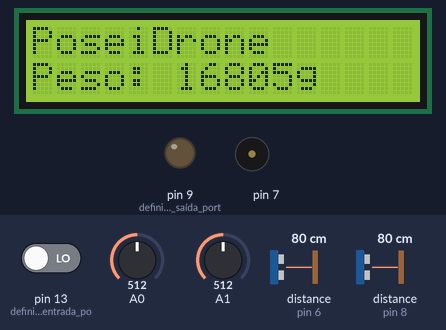
Recording of a sketch running on a simulated Arduino Uno, built with avr-gcc and run on an emulated ATmega328P. On the bench: 16×2 character LCD, output pins drawn as LEDs (lit = HIGH), buzzer (waves = sounding). The test bench sets the inputs (shaded band); at power-on: distance to the obstacle (sensors on pin 8, pin 6) 80 cm, pin 13 (definindo_como_entrada_po) LOW, A1 = 512, A0 = 512. The echo pulse lasts 58.3 µs per cm; what the sketch prints to the serial monitor is not drawn.

Above: at 1.6 s.
1.7 s: distance to the obstacle (sensor on pin 8) set to 42 cm
At 7.3 s:
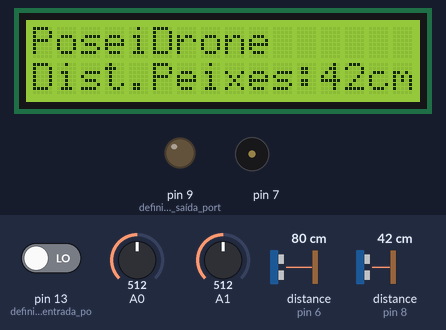
12.5 s: distance to the obstacle (sensor on pin 8) set to 34 cm
23.6 s: distance to the obstacle (sensor on pin 6) set to 2 cm
At 33.4 s:
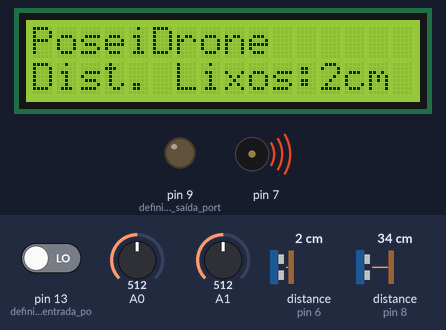
37.6 s: pin 13 (definindo_como_entrada_po) driven HIGH
At 43.4 s:
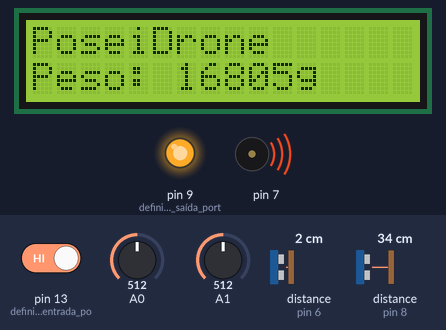
49.6 s: A1 set to 716
At 59.3 s:
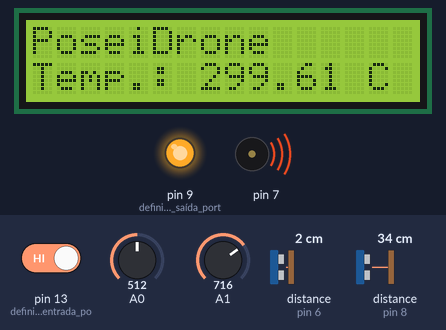
59.6 s: A0 set to 716
At 65.3 s:
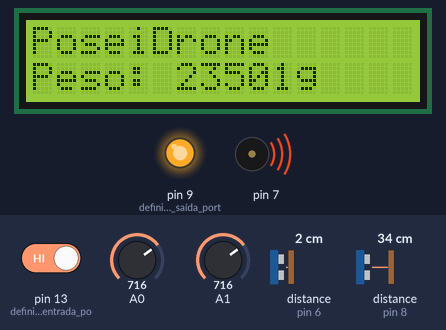
Timing chart, 0 to 66.8 s (numbered marks = the images above; inputs shaded):
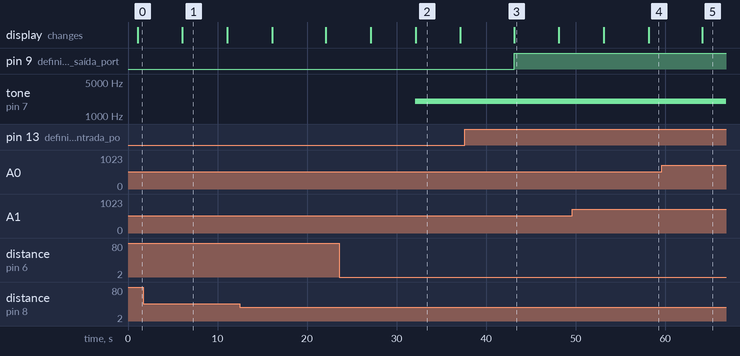

Measured:
- after the input at 37.6 s, pin 9 (definindo_como_saída_port): LOW → HIGH after 5.5 s
- what the display in image 1 shows lasts 5.0 s, from 6.1 s to 11.1 s

The sketch:

global_solution1.ino
```cpp
//Chamando a biblioteca do LCD
#include <LiquidCrystal.h>

LiquidCrystal lcd(12, 11, 10, 5, 4, 3, 2); // Portas do LCD

void setup()
{
  pinMode(LED_BUILTIN, OUTPUT);
  pinMode(13, INPUT); // definindo como entrada porta 13
  pinMode(9, OUTPUT); // definindo como saída porta 9
  pinMode(8, INPUT); // definindo como entrada porta 8
  pinMode(6, INPUT); // definindo como entrada porta 6
  Serial.begin(9600);
  lcd.begin(16,2); //Ligando o LCD
}

void loop()
{

  int currentState = digitalRead(13); // Lê o atual estado do sensor na porta 13
  Serial.print("Estado Atual: "); // Imprime o estado atual no monitor serial
  Serial.println(currentState); // Imprime o estado atual no monitor serial
  delay(1000); // Intervalo

  if (currentState != 0) { // Caso estado seja diferente de 0
  	digitalWrite(9, HIGH); // Sinal 1 para porta 9
  }

  else {				   // Caso contrario
  	digitalWrite(9, LOW);  // Sinal 0 para porta 9
  }


  int balance = analogRead(A0);
  int weight = map(balance, 0, 914, 0, 30000);

  lcd.clear();
  lcd.setCursor(0, 0);  // Setando Primeira linha do visor
  lcd.print("PoseiDrone"); // Imprimindo a mensagem
  lcd.setCursor(0, 1); // Segunda linha do visor
  lcd.print ("Peso: "); // Imprimindo mensagem
  lcd.print(weight); // Imprimindo mensagem
  lcd.print ("g");
  delay(5000);
  Serial.print("Peso: "); // Imprime o estado atual no monitor serial
  Serial.println(weight); // Imprime o estado atual no monitor serial


  // Código para transformar o sinal sensor 1 em centimetros
  long duration, cm;
  pinMode(8, OUTPUT);
  digitalWrite(8, LOW);
  delayMicroseconds(2);
  digitalWrite(8, HIGH);
  delayMicroseconds(5);
  digitalWrite(8, LOW);

  pinMode(8, INPUT);
  duration = pulseIn(8, HIGH);

  cm = microsecondsToCentimeters(duration);

  // Print no serial da distancia em centimetros
  Serial.print("Distancia dos Animais: ");
  Serial.print(cm);
  Serial.print("CM");
  Serial.println();
  // Print no visor distancia dos animais
  lcd.clear();
  lcd.setCursor(0,0);
  lcd.print("PoseiDrone");
  lcd.setCursor(0,1);
  lcd.print("Dist.Peixes:");
  lcd.print(cm);
  lcd.print("cm");
  delay(5000);

  if (cm < 40){
  tone(7, 2000); // Aciona o buzzer
  }

  else {
  noTone(7); // Desliga o buzzer
  }

  // Código para transformar o sinal sensor 2 em centimetros
  long duration1, cm1;
  pinMode(6, OUTPUT);
  digitalWrite(6, LOW);
  delayMicroseconds(2);
  digitalWrite(6, HIGH);
  delayMicroseconds(5);
  digitalWrite(6, LOW);

  pinMode(6, INPUT);
  duration1 = pulseIn(6, HIGH);

  cm1 = microsecondsToCentimeters1(duration1);

  // Print no serial da distancia dos resuídos em centimetros
  Serial.print("Distancia resuidos: ");
  Serial.print(cm1);
  Serial.print("CM");
  Serial.println();
  // Print no visor distancia dos residuos
  lcd.clear();
  lcd.setCursor(0,0);
  lcd.print("PoseiDrone");
  lcd.setCursor(0,1);
  lcd.print("Dist. Lixos:");
  lcd.print(cm1);
  lcd.print("cm");
  delay(5000);

  // Transformar entrada em graus celsius
  int reading = analogRead(A1);
  float voltage = reading * 0.0048828125;
  voltage = (voltage - 0.5);
  float temperature = voltage / 0.01;
  // Envia o valor para porta serial
  Serial.print("Temperatura: ");
  Serial.println(temperature);
  // Print no visor temperatura
  lcd.clear();
  lcd.setCursor(0,0);
  lcd.print("PoseiDrone");
  lcd.setCursor(0,1);
  lcd.print("Temp.: ");
  lcd.print(temperature);
  lcd.print(" C");
  delay(5000);

}


// Código para transformar o sinal em centimetros
long microsecondsToCentimeters(long microseconds) {
  return microseconds / 29 / 2;
  }

long microsecondsToCentimeters1(long microseconds1) {
  return microseconds1 / 29 / 2;
  }
```
